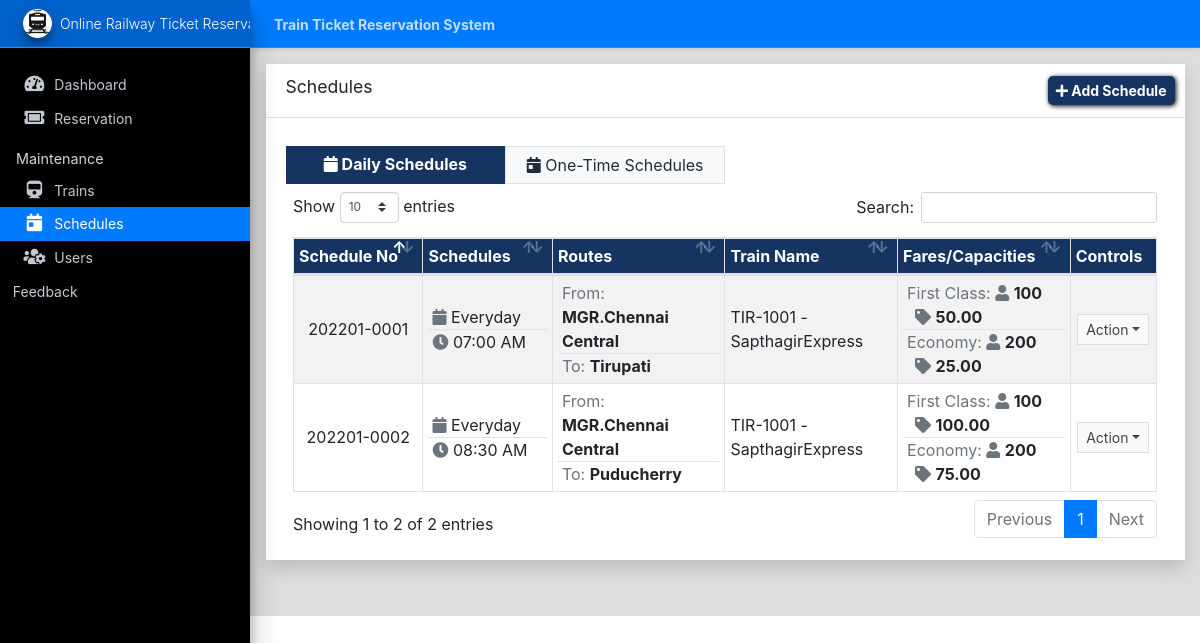
The page /admin/?page=schedules (signed in) on the database its author committed.
### tables this page shows
CREATE TABLE `schedule_list` (
  `id` int(30) NOT NULL,
  `code` varchar(100) NOT NULL,
  `train_id` int(30) NOT NULL,
  `route_from` text NOT NULL,
  `route_to` text NOT NULL,
  `type` tinyint(1) NOT NULL DEFAULT 1 COMMENT '1 = daily, 2= One-Time Schedule',
  `date_schedule` date DEFAULT NULL,
  `time_schedule` time NOT NULL,
  `first_class_fare` float NOT NULL DEFAULT 0,
  `economy_fare` float NOT NULL DEFAULT 0,
  `delete_flag` tinyint(1) NOT NULL DEFAULT 0,
  `date_created` datetime NOT NULL DEFAULT current_timestamp(),
  `date_updated` datetime DEFAULT NULL ON UPDATE current_timestamp()
);

### admin/schedules/index.php (the view, shortened to what this page needs)
<?php
$type = isset($_GET['type']) ? $_GET['type'] : 1;
?>
<div class="card card-outline card-primary rounded-0 shadow" style="border: none;">
	<div class="card-header">
		<h3 class="card-title">Schedules</h3>
		<div class="card-tools">
			<a href="javascript:void(0)" id="create_new" style="background-color: #153462; border: none; border-radius: 5px; box-shadow: 1px 1px 5px black; font-weight: bold;" class="btn btn-flat btn-sm btn-primary"><span class="fas fa-plus"></span>  Add Schedule</a>
		</div>
	</div>
	<div class="card-body">
        <div class="container-fluid">
			<div class="row my-2" >
				<a href="./?page=schedules"  class="btn btn-flat col-md-3 text-center <?= $type == 1 ? "btn-primary" : 'btn-light border' ?>"><i class="fa fa-calendar"></i> Daily Schedules</a>
				<a href="./?page=schedules&type=2" class="btn btn-flat col-md-3 text-center <?= $type == 2 ? "btn-primary" : 'btn-light border' ?>"><i class="fa fa-calendar-day"></i> One-Time Schedules</a>
			</div>
			<table class="table table-hover table-striped table-bordered">
				<colgroup>
					<col width="15%">
					<col width="15%">
					<col width="20%">
					<col width="20%">
					<col width="20%">
					<col width="10%">
				</colgroup>
				<thead>
					<tr style="background-color: #153462; color: white;">
						<th>Schedule No</th>
						<th>Schedules</th>
						<th>Routes</th>
						<th>Train Name</th>
						<th>Fares/Capacities</th>
						<th>Controls</th>
					</tr>
				</thead>
				<tbody>
					<?php
						$trains = $conn->query("SELECT *,Concat(code,' - ',`name`) as train FROM `train_list` where id in (SELECT train_id FROM `schedule_list` where delete_flag = 0 and `type` = '{$type}')");
						$res = $trains->fetch_all(MYSQLI_ASSOC);
						$train_fcf_arr = array_column($res,'first_class_capacity','id');
						$train_ef_arr = array_column($res,'economy_capacity','id');
						$train_arr = array_column($res,'train','id');
						$qry = $conn->query("SELECT * from `schedule_list` where delete_flag = 0 and `type` = '{$type}' order by unix_timestamp(`date_created`) asc ");
						while($row = $qry->fetch_assoc()):
					?>
						<tr>
							<td class="text-center px-1"><?= $row['code'] ?></td>
							<td class="px-0">
								<?php if($row['type'] == 1): ?>
								<div class="px-1 border-bottom"><span class="text-muted fa fa-calendar"></span> Everyday</div>
								<?php else: ?>
								<div class="px-1 border-bottom"><span class="text-muted fa fa-calendar-day"></span> <?= date("M d, Y",strtotime($row['date_schedule'])) ?></div>
								<?php endif; ?>
								<div class="px-1"><span class="text-muted fa fa-clock"></span> <?= date("h:i A",strtotime($row['time_schedule'])) ?></div>
							</td>
							<td class="px-0">
								<div class="px-1 border-bottom"><span class="text-muted">From:</span> <b><?= $row['route_from'] ?></b></div>
								<div class="px-1"><span class="text-muted">To:</span> <b><?= $row['route_to'] ?></b></div>
							</td>
							<td class="px-1"><?php echo isset($train_arr[$row['train_id']]) ? $train_arr[$row['train_id']] : "N/A" ?></td>
							<td class="px-0">
								<div class="px-1 border-bottom"><span class="text-muted">First Class:</span> <span class="text-muted fa fa-user"></span> <b><?= isset($train_fcf_arr[$row['train_id']]) ? $train_fcf_arr[$row['train_id']] : 0 ?></b> <span class="text-muted ml-2 fa fa-tag"></span> <b><?= rtrim(number_format($row['first_class_fare'],2),'.') ?></b></div>
								<div class="px-1"><span class="text-muted">Economy:</span> <span class="text-muted fa fa-user"></span> <b><?= isset($train_ef_arr[$row['train_id']]) ? $train_ef_arr[$row['train_id']] : 0 ?></b> <span class="text-muted ml-2 fa fa-tag"></span> <b><?= rtrim(number_format($row['economy_fare'],2),'.') ?></b></div>
							</td>
							<td class="px-1" align="center">
								 <button type="button" class="btn btn-flat btn-default btn-sm dropdown-toggle dropdown-icon" data-toggle="dropdown">
				                  		Action
				                  </button>
							</td>
						</tr>
					<?php endwhile; ?>
				</tbody>
			</table>
		</div>
	</div>
</div>

### admin/schedules/index.php (style rules this page uses)
.btn-primary { background-color: #153462; border: none; font-weight: bold; }

### rows shown on the page
schedule_list: code "202201-0001", type 1 (drawn), time_schedule "07:00 AM", route_from "MGR.Chennai Central", route_to "Tirupati", train "TIR-1001 - SapthagirExpress", train "100", first_class_fare "50.00", train "200", economy_fare "25.00"
schedule_list: code "202201-0002", type 1 (drawn), time_schedule "08:30 AM", route_from "MGR.Chennai Central", route_to "Puducherry", train "TIR-1001 - SapthagirExpress", train "100", first_class_fare "100.00", train "200", economy_fare "75.00"

### other values the page prints
$_settings->info('name') "Train Ticket Reservation System"
$_settings->info('short_name') "Online Railway Ticket…"
